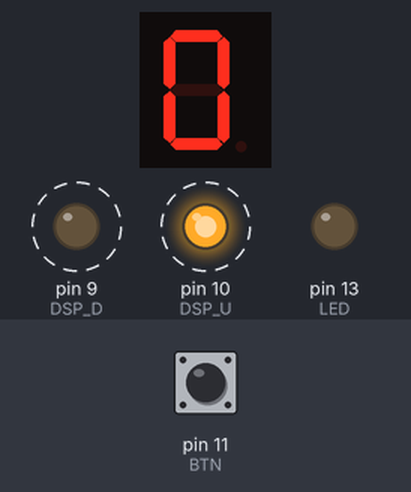
Recording of a sketch running on a simulated Arduino Uno, built with avr-gcc and run on an emulated ATmega328P. Shown: 1-digit seven-segment display, output pins drawn as LEDs (lit = HIGH). Wiring (inferred from the names in the program): 1-digit 7-segment display, segments lit when HIGH: segments pin 2, pin 3, pin 4, pin 5, pin 6, pin 7, pin 8. Dashed ring = blinking. The inputs (shaded band) are chosen by the test bench; at power-on: pin 11 (BTN) HIGH. The segment pins are drawn as the display they are named for; pins used as bus, display or sensor lines are not drawn.

Above: at 1.25 s.
1.3 s: pin 11 (BTN) pulled LOW for 3.2 s
At 2.4 s:
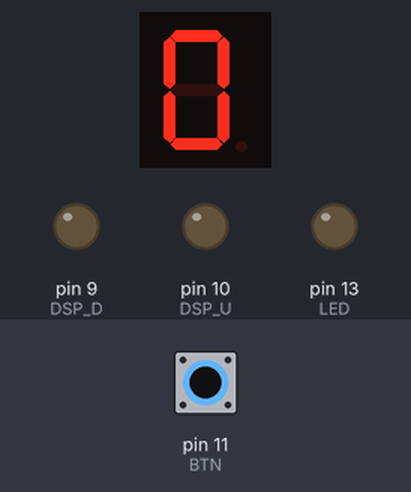
At 4.75 s:
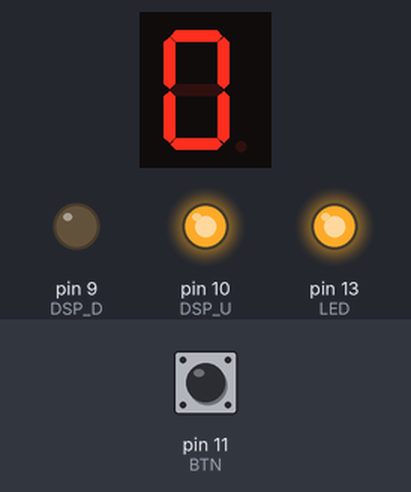
6.1 s: pin 11 (BTN) pulled LOW for 0.25 s
At 6.22 s:
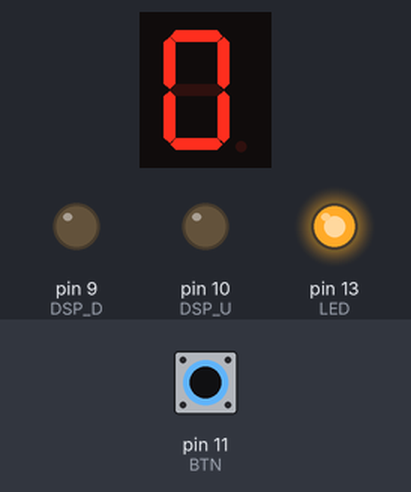
Timing chart, 0 to 13.8 s (numbered marks = the images above; inputs shaded):
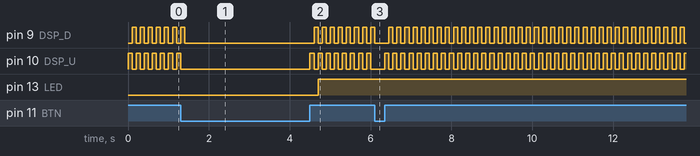

Measured:
- after the input at 1.3 s, pin 13 (LED): LOW → HIGH after 3.4 s
- by itself, pin 9 (DSP_D): repeats every 0.20 s: HIGH 0.10 s, LOW 0.10 s
- by itself, pin 10 (DSP_U): alternates HIGH for 0.10 s and LOW for 0.10 s

The sketch:

Tarefa2ContadorProgramado.ino
```cpp
// Circuit: https://www.tinkercad.com/things/kye022KmYFz-tarefa-2-contador-programado

#define BTN_SUB 0
#define BTN_ADD 1
#define SEG_A 2
#define SEG_B 3
#define SEG_C 4
#define SEG_D 5
#define SEG_E 6
#define SEG_F 7
#define SEG_G 8

#define DSP_D 9
#define DSP_U 10

#define BTN 11

#define LED 13

int espera = 0;
int contagem = 0;
bool ativo = false;
bool configurar = true;
int limite_contagem = 0;

int mapaDisplay[] = {
  B00111111, B00000110, B01011011, B01001111,
  B01100110, B01101101, B01111101, B00000111,
  B01111111, B01101111

};

void mostrarNumero(int numero) {
  int mapa = mapaDisplay[numero];
  int bitAtual = B00000001;

  /*
  B01100111   <= mapa
  B00000001 & <= bitAtual
  ---------
  B00000001 = 1 em decimal

  B00000110
  B00000001 &
  ---------
  B00000000 = 0 em decimal
  */

  for (int i = 0; i < 7; i++) {
    int acender = mapa & bitAtual;
    //digitalWrite(i + 2, HIGH);
    digitalWrite(i + 2, acender);
    bitAtual = bitAtual << 1;
  }
}

void mostrarDigitos(int dezena, int unidade) {
  digitalWrite(DSP_U, HIGH);
  digitalWrite(DSP_D, LOW);
  mostrarNumero(unidade);
  delay(100);

  digitalWrite(DSP_U, LOW);
  digitalWrite(DSP_D, HIGH);
  mostrarNumero(dezena);
  delay(100);
}

void setup() {
  pinMode(SEG_A, OUTPUT);
  pinMode(SEG_B, OUTPUT);
  pinMode(SEG_C, OUTPUT);
  pinMode(SEG_D, OUTPUT);
  pinMode(SEG_E, OUTPUT);
  pinMode(SEG_F, OUTPUT);
  pinMode(SEG_G, OUTPUT);
  pinMode(DSP_D, OUTPUT);
  pinMode(DSP_U, OUTPUT);
  pinMode(LED, OUTPUT);
  pinMode(BTN, INPUT_PULLUP);
  pinMode(BTN_SUB, INPUT_PULLUP);
  pinMode(BTN_ADD, INPUT_PULLUP);
  Serial.begin(9600);
}

void contar() {
  if (espera == 5 && limite_contagem > contagem) {
    contagem++;
    espera = 0;
  }
  espera++;
  int numero = 12;
  int dez;
  int uni;
  dez = contagem / 10;
  uni = contagem % 10;
  mostrarDigitos(dez, uni);
}

void mostrarLimiteContagem() {
  int dez = limite_contagem / 10;
  int uni = limite_contagem % 10;
  mostrarDigitos(dez, uni);
}

void loop() {

  if ( digitalRead(BTN) == 0 ) {
	contagem = 0;
    ativo = !ativo;

    digitalWrite(DSP_U, LOW);
  	digitalWrite(DSP_D, LOW);
    // mostrarDigitos(0, 0);

    while( digitalRead(BTN) == 0 );
  }

  if ( digitalRead(BTN_SUB) == 0) {
	if (limite_contagem > 0) limite_contagem--;
    while( digitalRead(BTN_SUB));
  }

  if ( digitalRead(BTN_ADD) == 0) {
	if (limite_contagem < 99) limite_contagem++;
    while( digitalRead(BTN_ADD));
  }


  if (ativo) {
    contar();
    digitalWrite(LED, LOW);
    if (contagem >= limite_contagem) {
      ativo = !ativo;
      contagem = 0;
      limite_contagem = 0;
      digitalWrite(LED, HIGH);
    }
  }

  else {
    mostrarLimiteContagem();
  }

}
```
